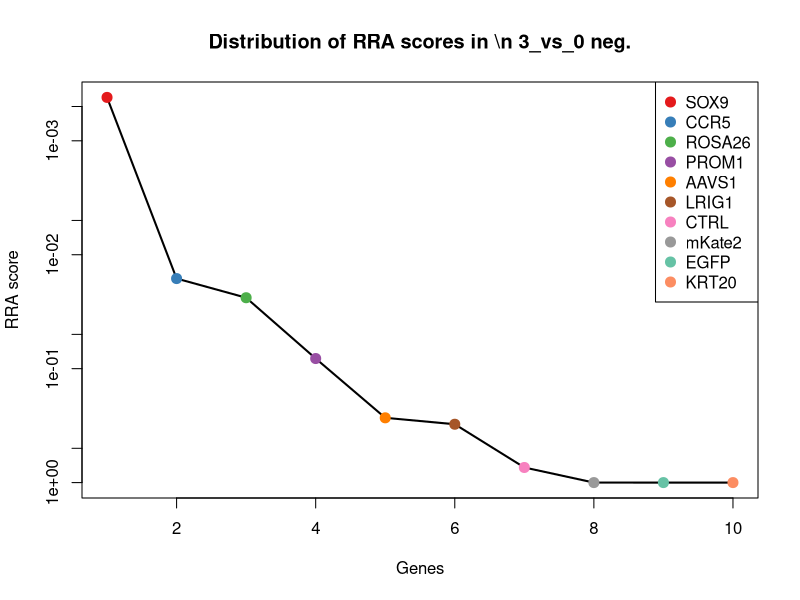
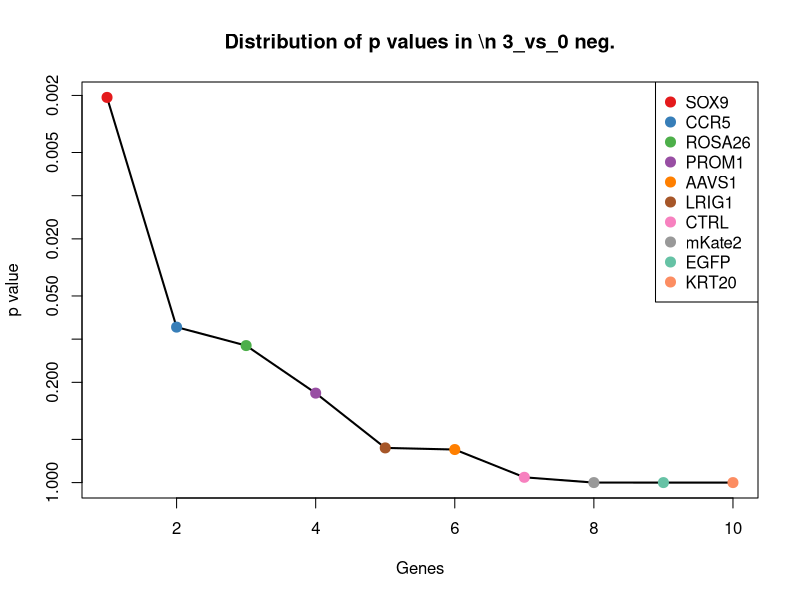
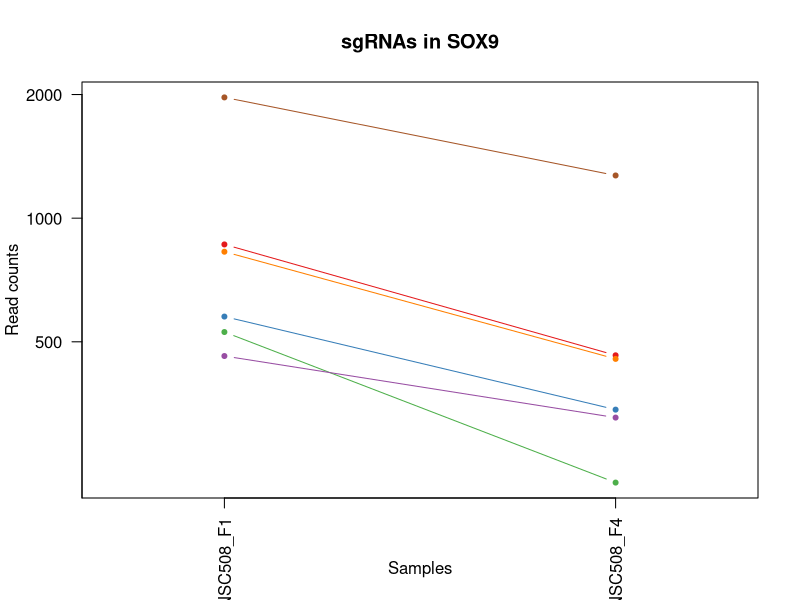
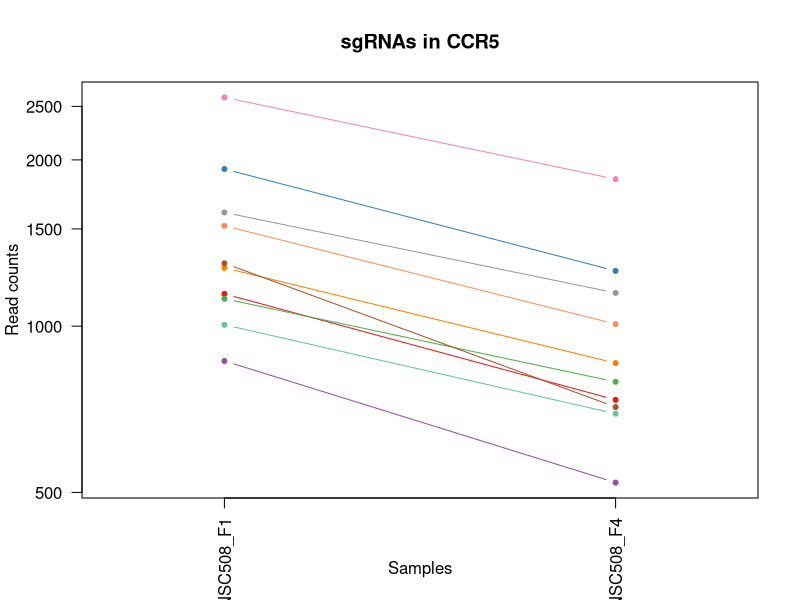
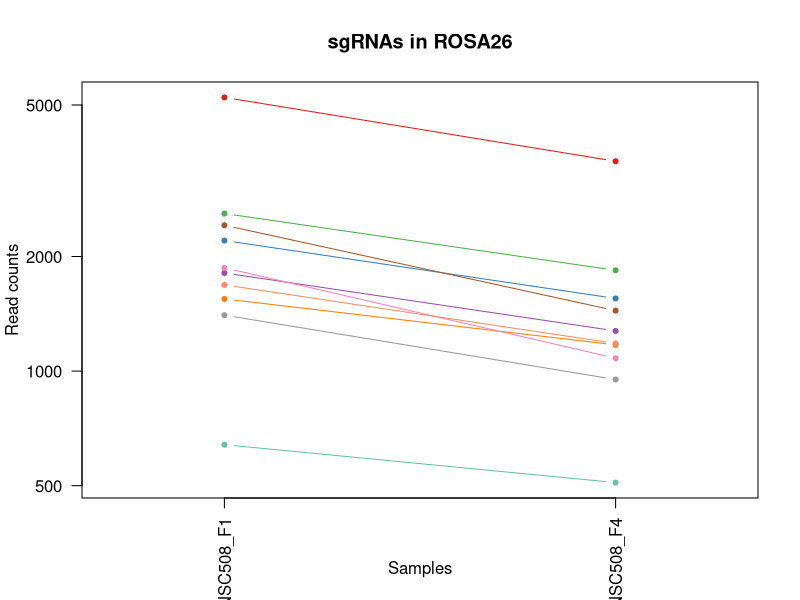
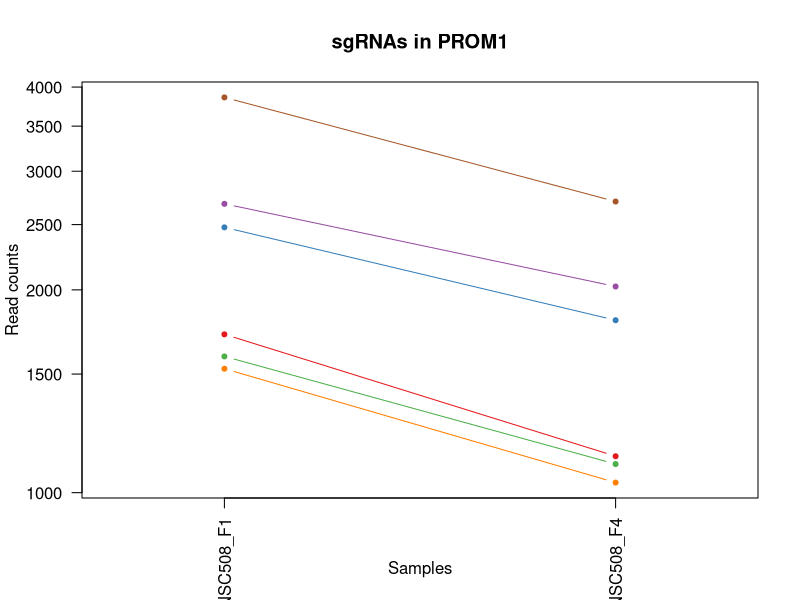
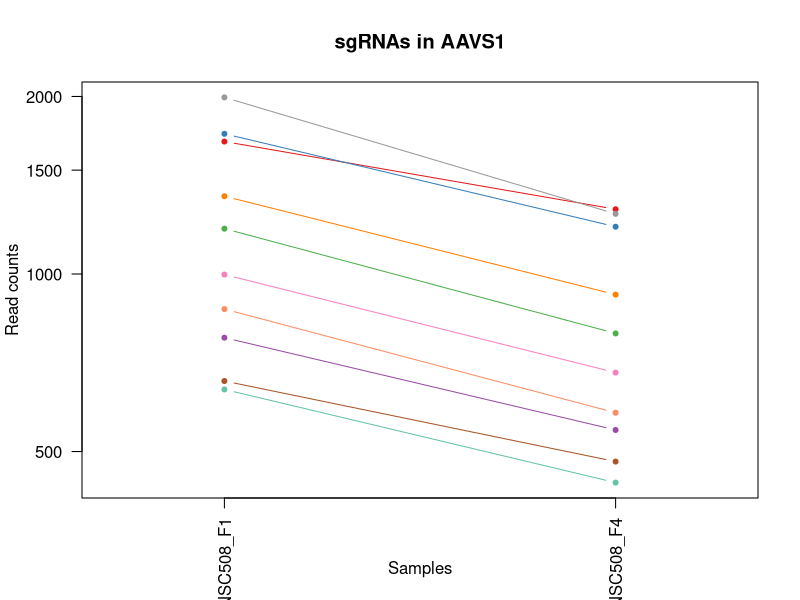
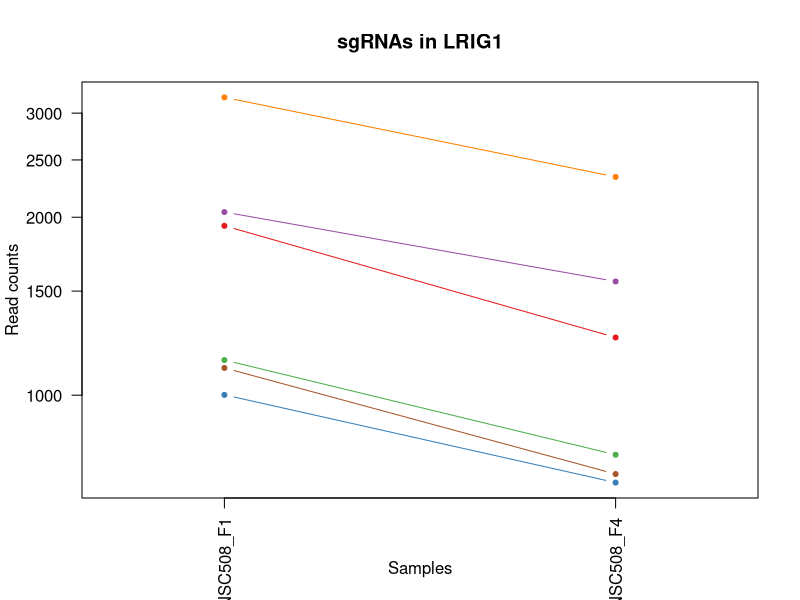

Write R code to recreate these figures, in order. (Note: this script raises an error after producing the figures.)
pdf(file='S8A_c0_t3.pdf',width=4.5,height=4.5);
gstable=read.table('S8A_c0_t3.gene_summary.txt',header=T)
# 
#
# parameters
# Do not modify the variables beginning with "__"

# gstablename='__GENE_SUMMARY_FILE__'
startindex=3
# outputfile='__OUTPUT_FILE__'
targetgenelist=c("SOX9","CCR5","ROSA26","PROM1","AAVS1","LRIG1","CTRL","mKate2","EGFP","KRT20")
# samplelabel=sub('.\\w+.\\w+$','',colnames(gstable)[startindex]);
samplelabel='3_vs_0 neg.'


# You need to write some codes in front of this code:
# gstable=read.table(gstablename,header=T)
# pdf(file=outputfile,width=6,height=6)


# set up color using RColorBrewer
#library(RColorBrewer)
#colors <- brewer.pal(length(targetgenelist), "Set1")

colors=c( "#E41A1C", "#377EB8", "#4DAF4A", "#984EA3", "#FF7F00",  "#A65628", "#F781BF",
          "#999999", "#66C2A5", "#FC8D62", "#8DA0CB", "#E78AC3", "#A6D854", "#FFD92F", "#E5C494", "#B3B3B3", 
          "#8DD3C7", "#FFFFB3", "#BEBADA", "#FB8072", "#80B1D3", "#FDB462", "#B3DE69", "#FCCDE5",
          "#D9D9D9", "#BC80BD", "#CCEBC5", "#FFED6F")

######
# function definition

plotrankedvalues<-function(val, tglist, ...){
  
  plot(val,log='y',ylim=c(max(val),min(val)),type='l',lwd=2, ...)
  if(length(tglist)>0){
    for(i in 1:length(tglist)){
      targetgene=tglist[i];
      tx=which(names(val)==targetgene);ty=val[targetgene];
      points(tx,ty,col=colors[(i %% length(colors)) ],cex=2,pch=20)
      # text(tx+50,ty,targetgene,col=colors[i])
    }
    legend('topright',tglist,pch=20,pt.cex = 2,cex=1,col=colors)
  }
}



plotrandvalues<-function(val,targetgenelist, ...){
  # choose the one with the best distance distribution
  
  mindiffvalue=0;
  randval=val;
  for(i in 1:20){
    randval0=sample(val)
    vindex=sort(which(names(randval0) %in% targetgenelist))
    if(max(vindex)>0.9*length(val)){
      # print('pass...')
      next;
    }
    mindiffind=min(diff(vindex));
    if (mindiffind > mindiffvalue){
      mindiffvalue=mindiffind;
      randval=randval0;
      # print(paste('Diff: ',mindiffvalue))
    }
  }
  plot(randval,log='y',ylim=c(max(randval),min(randval)),pch=20,col='grey', ...)
  
  if(length(targetgenelist)>0){
    for(i in 1:length(targetgenelist)){
      targetgene=targetgenelist[i];
      tx=which(names(randval)==targetgene);ty=randval[targetgene];
      points(tx,ty,col=colors[(i %% length(colors)) ],cex=2,pch=20)
      text(tx+50,ty,targetgene,col=colors[i])
    }
  }
  
}




# set.seed(1235)



pvec=gstable[,startindex]
names(pvec)=gstable[,'id']
pvec=sort(pvec);

plotrankedvalues(pvec,targetgenelist,xlab='Genes',ylab='RRA score',main=paste('Distribution of RRA scores in \\n',samplelabel))

# plotrandvalues(pvec,targetgenelist,xlab='Genes',ylab='RRA score',main=paste('Distribution of RRA scores in \\n',samplelabel))


pvec=gstable[,startindex+1]
names(pvec)=gstable[,'id']
pvec=sort(pvec);

plotrankedvalues(pvec,targetgenelist,xlab='Genes',ylab='p value',main=paste('Distribution of p values in \\n',samplelabel))

# plotrandvalues(pvec,targetgenelist,xlab='Genes',ylab='p value',main=paste('Distribution of p values in \\n',samplelabel))



# you need to write after this code:
# dev.off()






# parameters
# Do not modify the variables beginning with "__"
targetmat=list(c(862.0493757976374,462.5302567852563),c(574.9949073922577,340.8721743553874),c(527.152495991361,226.10039847815258),c(460.7047023790046,325.9518434913469),c(827.496523119212,453.3485147150775),c(1966.8546909257502,1269.375841202217))
targetgene="SOX9"
collabel=c("S57_MNSC508_F1","S60_MNSC508_F4")

# set up color using RColorBrewer
#library(RColorBrewer)
#colors <- brewer.pal(length(targetgenelist), "Set1")

colors=c( "#E41A1C", "#377EB8", "#4DAF4A", "#984EA3", "#FF7F00",  "#A65628", "#F781BF",
          "#999999", "#66C2A5", "#FC8D62", "#8DA0CB", "#E78AC3", "#A6D854", "#FFD92F", "#E5C494", "#B3B3B3", 
          "#8DD3C7", "#FFFFB3", "#BEBADA", "#FB8072", "#80B1D3", "#FDB462", "#B3DE69", "#FCCDE5",
          "#D9D9D9", "#BC80BD", "#CCEBC5", "#FFED6F")


## code

targetmatvec=unlist(targetmat)+1
yrange=range(targetmatvec[targetmatvec>0]);
# yrange[1]=1; # set the minimum value to 1
for(i in 1:length(targetmat)){
  vali=targetmat[[i]]+1;
  if(i==1){
    plot(1:length(vali),vali,type='b',las=1,pch=20,main=paste('sgRNAs in',targetgene),ylab='Read counts',xlab='Samples',xlim=c(0.7,length(vali)+0.3),ylim = yrange,col=colors[(i %% length(colors))],xaxt='n',log='y')
    axis(1,at=1:length(vali),labels=(collabel),las=2)
    # lines(0:100,rep(1,101),col='black');
  }else{
    lines(1:length(vali),vali,type='b',pch=20,col=colors[(i %% length(colors))])
  }
}




# parameters
# Do not modify the variables beginning with "__"
targetmat=list(c(1142.9020501325306,734.5393656143028),c(1924.328103013842,1257.8986636144937),c(1119.8668150135804,791.9252535529203),c(863.8213169606336,519.9161447238737),c(1274.0256961942473,856.1974480441718),c(1298.8328724761936,712.7327281976283),c(2594.121862626395,1844.3824383471635),c(1605.3786936745314,1147.7177587723481),c(1004.6906394188292,693.2215262984982),c(1518.553576687719,1007.6961922021217))
targetgene="CCR5"
collabel=c("S57_MNSC508_F1","S60_MNSC508_F4")

# set up color using RColorBrewer
#library(RColorBrewer)
#colors <- brewer.pal(length(targetgenelist), "Set1")

colors=c( "#E41A1C", "#377EB8", "#4DAF4A", "#984EA3", "#FF7F00",  "#A65628", "#F781BF",
          "#999999", "#66C2A5", "#FC8D62", "#8DA0CB", "#E78AC3", "#A6D854", "#FFD92F", "#E5C494", "#B3B3B3", 
          "#8DD3C7", "#FFFFB3", "#BEBADA", "#FB8072", "#80B1D3", "#FDB462", "#B3DE69", "#FCCDE5",
          "#D9D9D9", "#BC80BD", "#CCEBC5", "#FFED6F")


## code

targetmatvec=unlist(targetmat)+1
yrange=range(targetmatvec[targetmatvec>0]);
# yrange[1]=1; # set the minimum value to 1
for(i in 1:length(targetmat)){
  vali=targetmat[[i]]+1;
  if(i==1){
    plot(1:length(vali),vali,type='b',las=1,pch=20,main=paste('sgRNAs in',targetgene),ylab='Read counts',xlab='Samples',xlim=c(0.7,length(vali)+0.3),ylim = yrange,col=colors[(i %% length(colors))],xaxt='n',log='y')
    axis(1,at=1:length(vali),labels=(collabel),las=2)
    # lines(0:100,rep(1,101),col='black');
  }else{
    lines(1:length(vali),vali,type='b',pch=20,col=colors[(i %% length(colors))])
  }
}




# parameters
# Do not modify the variables beginning with "__"
targetmat=list(c(5234.3141954906905,3556.777334435507),c(2201.636895022743,1550.5666921014424),c(2592.349921463399,1838.6438495533018),c(1809.151927419091,1273.9667122373064),c(1546.0186647141595,1170.6721139477952),c(2415.1558051637817,1440.3857872592969),c(1866.7400152164666,1080.0024110047796),c(1401.6054599299716,949.162586504732),c(639.6707598416178,508.4389671361502),c(1683.3441048463628,1181.0015737767462))
targetgene="ROSA26"
collabel=c("S57_MNSC508_F1","S60_MNSC508_F4")

# set up color using RColorBrewer
#library(RColorBrewer)
#colors <- brewer.pal(length(targetgenelist), "Set1")

colors=c( "#E41A1C", "#377EB8", "#4DAF4A", "#984EA3", "#FF7F00",  "#A65628", "#F781BF",
          "#999999", "#66C2A5", "#FC8D62", "#8DA0CB", "#E78AC3", "#A6D854", "#FFD92F", "#E5C494", "#B3B3B3", 
          "#8DD3C7", "#FFFFB3", "#BEBADA", "#FB8072", "#80B1D3", "#FDB462", "#B3DE69", "#FCCDE5",
          "#D9D9D9", "#BC80BD", "#CCEBC5", "#FFED6F")


## code

targetmatvec=unlist(targetmat)+1
yrange=range(targetmatvec[targetmatvec>0]);
# yrange[1]=1; # set the minimum value to 1
for(i in 1:length(targetmat)){
  vali=targetmat[[i]]+1;
  if(i==1){
    plot(1:length(vali),vali,type='b',las=1,pch=20,main=paste('sgRNAs in',targetgene),ylab='Read counts',xlab='Samples',xlim=c(0.7,length(vali)+0.3),ylim = yrange,col=colors[(i %% length(colors))],xaxt='n',log='y')
    axis(1,at=1:length(vali),labels=(collabel),las=2)
    # lines(0:100,rep(1,101),col='black');
  }else{
    lines(1:length(vali),vali,type='b',pch=20,col=colors[(i %% length(colors))])
  }
}




# parameters
# Do not modify the variables beginning with "__"
targetmat=list(c(1717.0109869432902,1131.6497101495354),c(2475.4018047056516,1801.9168812725866),c(1592.08913495206,1101.8090484214542),c(2682.7189207762035,2022.2786909568774),c(1526.5273119212018,1034.0937006538857),c(3860.1738235871594,2704.0230396676525))
targetgene="PROM1"
collabel=c("S57_MNSC508_F1","S60_MNSC508_F4")

# set up color using RColorBrewer
#library(RColorBrewer)
#colors <- brewer.pal(length(targetgenelist), "Set1")

colors=c( "#E41A1C", "#377EB8", "#4DAF4A", "#984EA3", "#FF7F00",  "#A65628", "#F781BF",
          "#999999", "#66C2A5", "#FC8D62", "#8DA0CB", "#E78AC3", "#A6D854", "#FFD92F", "#E5C494", "#B3B3B3", 
          "#8DD3C7", "#FFFFB3", "#BEBADA", "#FB8072", "#80B1D3", "#FDB462", "#B3DE69", "#FCCDE5",
          "#D9D9D9", "#BC80BD", "#CCEBC5", "#FFED6F")


## code

targetmatvec=unlist(targetmat)+1
yrange=range(targetmatvec[targetmatvec>0]);
# yrange[1]=1; # set the minimum value to 1
for(i in 1:length(targetmat)){
  vali=targetmat[[i]]+1;
  if(i==1){
    plot(1:length(vali),vali,type='b',las=1,pch=20,main=paste('sgRNAs in',targetgene),ylab='Read counts',xlab='Samples',xlim=c(0.7,length(vali)+0.3),ylim = yrange,col=colors[(i %% length(colors))],xaxt='n',log='y')
    axis(1,at=1:length(vali),labels=(collabel),las=2)
    # lines(0:100,rep(1,101),col='black');
  }else{
    lines(1:length(vali),vali,type='b',pch=20,col=colors[(i %% length(colors))])
  }
}




# parameters
# Do not modify the variables beginning with "__"
targetmat=list(c(1676.2563401943783,1286.5916075838022),c(1727.6426339212671,1201.6604934346485),c(1192.5164026964235,791.9252535529203),c(778.7681411368173,542.8704998993206),c(1353.763048529075,921.6173602941956),c(657.3901714715796,479.74602316684155),c(996.7169041853464,679.44891319323),c(1991.6618672076968,1263.6372524083554),c(636.1268775156256,441.871337127354),c(870.9090816126183,580.7451859388082))
targetgene="AAVS1"
collabel=c("S57_MNSC508_F1","S60_MNSC508_F4")

# set up color using RColorBrewer
#library(RColorBrewer)
#colors <- brewer.pal(length(targetgenelist), "Set1")

colors=c( "#E41A1C", "#377EB8", "#4DAF4A", "#984EA3", "#FF7F00",  "#A65628", "#F781BF",
          "#999999", "#66C2A5", "#FC8D62", "#8DA0CB", "#E78AC3", "#A6D854", "#FFD92F", "#E5C494", "#B3B3B3", 
          "#8DD3C7", "#FFFFB3", "#BEBADA", "#FB8072", "#80B1D3", "#FDB462", "#B3DE69", "#FCCDE5",
          "#D9D9D9", "#BC80BD", "#CCEBC5", "#FFED6F")


## code

targetmatvec=unlist(targetmat)+1
yrange=range(targetmatvec[targetmatvec>0]);
# yrange[1]=1; # set the minimum value to 1
for(i in 1:length(targetmat)){
  vali=targetmat[[i]]+1;
  if(i==1){
    plot(1:length(vali),vali,type='b',las=1,pch=20,main=paste('sgRNAs in',targetgene),ylab='Read counts',xlab='Samples',xlim=c(0.7,length(vali)+0.3),ylim = yrange,col=colors[(i %% length(colors))],xaxt='n',log='y')
    axis(1,at=1:length(vali),labels=(collabel),las=2)
    # lines(0:100,rep(1,101),col='black');
  }else{
    lines(1:length(vali),vali,type='b',pch=20,col=colors[(i %% length(colors))])
  }
}




# parameters
# Do not modify the variables beginning with "__"
targetmat=list(c(1933.187808828823,1251.0123570618596),c(1000.2607865113388,710.4372926800835),c(1145.5599618770248,791.9252535529203),c(2039.5042786085933,1556.3052808953041),c(3188.6081228116104,2339.0487923780456),c(1111.0071091985994,734.5393656143028))
targetgene="LRIG1"
collabel=c("S57_MNSC508_F1","S60_MNSC508_F4")

# set up color using RColorBrewer
#library(RColorBrewer)
#colors <- brewer.pal(length(targetgenelist), "Set1")

colors=c( "#E41A1C", "#377EB8", "#4DAF4A", "#984EA3", "#FF7F00",  "#A65628", "#F781BF",
          "#999999", "#66C2A5", "#FC8D62", "#8DA0CB", "#E78AC3", "#A6D854", "#FFD92F", "#E5C494", "#B3B3B3", 
          "#8DD3C7", "#FFFFB3", "#BEBADA", "#FB8072", "#80B1D3", "#FDB462", "#B3DE69", "#FCCDE5",
          "#D9D9D9", "#BC80BD", "#CCEBC5", "#FFED6F")


## code

targetmatvec=unlist(targetmat)+1
yrange=range(targetmatvec[targetmatvec>0]);
# yrange[1]=1; # set the minimum value to 1
for(i in 1:length(targetmat)){
  vali=targetmat[[i]]+1;
  if(i==1){
    plot(1:length(vali),vali,type='b',las=1,pch=20,main=paste('sgRNAs in',targetgene),ylab='Read counts',xlab='Samples',xlim=c(0.7,length(vali)+0.3),ylim = yrange,col=colors[(i %% length(colors))],xaxt='n',log='y')
    axis(1,at=1:length(vali),labels=(collabel),las=2)
    # lines(0:100,rep(1,101),col='black');
  }else{
    lines(1:length(vali),vali,type='b',pch=20,col=colors[(i %% length(colors))])
  }
}




# parameters
# Do not modify the variables beginning with "__"
targetmat=list(c(1470.7111652868223,1093.7750241100478),c(1504.3780473837496,1039.8322894477474),c(4643.371817631467,3157.3715543827298),c(754.846935436369,561.2339840396783),c(1616.0103406525084,1166.0812429127056),c(2778.403743577997,2137.0504668341123),c(1801.1781921856082,1345.1252132811921),c(1646.1333404234433,1221.1716953337784),c(1572.597782159102,1230.3534374039573),c(2460.340304820184,1943.0861656015854))
targetgene="CTRL"
collabel=c("S57_MNSC508_F1","S60_MNSC508_F4")

# set up color using RColorBrewer
#library(RColorBrewer)
#colors <- brewer.pal(length(targetgenelist), "Set1")

colors=c( "#E41A1C", "#377EB8", "#4DAF4A", "#984EA3", "#FF7F00",  "#A65628", "#F781BF",
          "#999999", "#66C2A5", "#FC8D62", "#8DA0CB", "#E78AC3", "#A6D854", "#FFD92F", "#E5C494", "#B3B3B3", 
          "#8DD3C7", "#FFFFB3", "#BEBADA", "#FB8072", "#80B1D3", "#FDB462", "#B3DE69", "#FCCDE5",
          "#D9D9D9", "#BC80BD", "#CCEBC5", "#FFED6F")


## code

targetmatvec=unlist(targetmat)+1
yrange=range(targetmatvec[targetmatvec>0]);
# yrange[1]=1; # set the minimum value to 1
for(i in 1:length(targetmat)){
  vali=targetmat[[i]]+1;
  if(i==1){
    plot(1:length(vali),vali,type='b',las=1,pch=20,main=paste('sgRNAs in',targetgene),ylab='Read counts',xlab='Samples',xlim=c(0.7,length(vali)+0.3),ylim = yrange,col=colors[(i %% length(colors))],xaxt='n',log='y')
    axis(1,at=1:length(vali),labels=(collabel),las=2)
    # lines(0:100,rep(1,101),col='black');
  }else{
    lines(1:length(vali),vali,type='b',pch=20,col=colors[(i %% length(colors))])
  }
}




# parameters
# Do not modify the variables beginning with "__"
targetmat=list(c(1011.7784040708138,927.3559490880573),c(1078.2261976831703,1117.8770970442672),c(1008.2345217448216,1069.6729511758285),c(1146.445932458523,980.1509659915853),c(864.7072875421317,871.1177789082122),c(1577.9136056480907,1605.6571445225152))
targetgene="mKate2"
collabel=c("S57_MNSC508_F1","S60_MNSC508_F4")

# set up color using RColorBrewer
#library(RColorBrewer)
#colors <- brewer.pal(length(targetgenelist), "Set1")

colors=c( "#E41A1C", "#377EB8", "#4DAF4A", "#984EA3", "#FF7F00",  "#A65628", "#F781BF",
          "#999999", "#66C2A5", "#FC8D62", "#8DA0CB", "#E78AC3", "#A6D854", "#FFD92F", "#E5C494", "#B3B3B3", 
          "#8DD3C7", "#FFFFB3", "#BEBADA", "#FB8072", "#80B1D3", "#FDB462", "#B3DE69", "#FCCDE5",
          "#D9D9D9", "#BC80BD", "#CCEBC5", "#FFED6F")


## code

targetmatvec=unlist(targetmat)+1
yrange=range(targetmatvec[targetmatvec>0]);
# yrange[1]=1; # set the minimum value to 1
for(i in 1:length(targetmat)){
  vali=targetmat[[i]]+1;
  if(i==1){
    plot(1:length(vali),vali,type='b',las=1,pch=20,main=paste('sgRNAs in',targetgene),ylab='Read counts',xlab='Samples',xlim=c(0.7,length(vali)+0.3),ylim = yrange,col=colors[(i %% length(colors))],xaxt='n',log='y')
    axis(1,at=1:length(vali),labels=(collabel),las=2)
    # lines(0:100,rep(1,101),col='black');
  }else{
    lines(1:length(vali),vali,type='b',pch=20,col=colors[(i %% length(colors))])
  }
}




# parameters
# Do not modify the variables beginning with "__"
targetmat=list(c(253.3875863084525,3243.450386290656),c(287.94043898687784,4241.964836422599),c(190.48367502208842,2593.842134825507),c(169.22038106613437,2287.40149323329),c(246.29982165646783,3621.0495289267583),c(842.5580230046795,3787.4686039487488))
targetgene="EGFP"
collabel=c("S57_MNSC508_F1","S60_MNSC508_F4")

# set up color using RColorBrewer
#library(RColorBrewer)
#colors <- brewer.pal(length(targetgenelist), "Set1")

colors=c( "#E41A1C", "#377EB8", "#4DAF4A", "#984EA3", "#FF7F00",  "#A65628", "#F781BF",
          "#999999", "#66C2A5", "#FC8D62", "#8DA0CB", "#E78AC3", "#A6D854", "#FFD92F", "#E5C494", "#B3B3B3", 
          "#8DD3C7", "#FFFFB3", "#BEBADA", "#FB8072", "#80B1D3", "#FDB462", "#B3DE69", "#FCCDE5",
          "#D9D9D9", "#BC80BD", "#CCEBC5", "#FFED6F")


## code

targetmatvec=unlist(targetmat)+1
yrange=range(targetmatvec[targetmatvec>0]);
# yrange[1]=1; # set the minimum value to 1
for(i in 1:length(targetmat)){
  vali=targetmat[[i]]+1;
  if(i==1){
    plot(1:length(vali),vali,type='b',las=1,pch=20,main=paste('sgRNAs in',targetgene),ylab='Read counts',xlab='Samples',xlim=c(0.7,length(vali)+0.3),ylim = yrange,col=colors[(i %% length(colors))],xaxt='n',log='y')
    axis(1,at=1:length(vali),labels=(collabel),las=2)
    # lines(0:100,rep(1,101),col='black');
  }else{
    lines(1:length(vali),vali,type='b',pch=20,col=colors[(i %% length(colors))])
  }
}




# parameters
# Do not modify the variables beginning with "__"
targetmat=list(c(411.9763203966099,2075.0737078604056),c(380.0813794626788,3078.179029027438),c(435.0115555155601,2397.5823980754353),c(166.56246932164012,1137.388298943397),c(551.0737016918093,4059.4777127777957),c(318.0634387578128,1744.5309933339693))
targetgene="KRT20"
collabel=c("S57_MNSC508_F1","S60_MNSC508_F4")

# set up color using RColorBrewer
#library(RColorBrewer)
#colors <- brewer.pal(length(targetgenelist), "Set1")

colors=c( "#E41A1C", "#377EB8", "#4DAF4A", "#984EA3", "#FF7F00",  "#A65628", "#F781BF",
          "#999999", "#66C2A5", "#FC8D62", "#8DA0CB", "#E78AC3", "#A6D854", "#FFD92F", "#E5C494", "#B3B3B3", 
          "#8DD3C7", "#FFFFB3", "#BEBADA", "#FB8072", "#80B1D3", "#FDB462", "#B3DE69", "#FCCDE5",
          "#D9D9D9", "#BC80BD", "#CCEBC5", "#FFED6F")


## code

targetmatvec=unlist(targetmat)+1
yrange=range(targetmatvec[targetmatvec>0]);
# yrange[1]=1; # set the minimum value to 1
for(i in 1:length(targetmat)){
  vali=targetmat[[i]]+1;
  if(i==1){
    plot(1:length(vali),vali,type='b',las=1,pch=20,main=paste('sgRNAs in',targetgene),ylab='Read counts',xlab='Samples',xlim=c(0.7,length(vali)+0.3),ylim = yrange,col=colors[(i %% length(colors))],xaxt='n',log='y')
    axis(1,at=1:length(vali),labels=(collabel),las=2)
    # lines(0:100,rep(1,101),col='black');
  }else{
    lines(1:length(vali),vali,type='b',pch=20,col=colors[(i %% length(colors))])
  }
}



# 
#
# parameters
# Do not modify the variables beginning with "__"

# gstablename='__GENE_SUMMARY_FILE__'
startindex=9
# outputfile='__OUTPUT_FILE__'
targetgenelist=c("EGFP","KRT20","mKate2","SOX9","LRIG1","ROSA26","CTRL","AAVS1","PROM1","CCR5")
# samplelabel=sub('.\\w+.\\w+$','',colnames(gstable)[startindex]);
samplelabel='3_vs_0 pos.'


# You need to write some codes in front of this code:
# gstable=read.table(gstablename,header=T)
# pdf(file=outputfile,width=6,height=6)


# set up color using RColorBrewer
#library(RColorBrewer)
#colors <- brewer.pal(length(targetgenelist), "Set1")

colors=c( "#E41A1C", "#377EB8", "#4DAF4A", "#984EA3", "#FF7F00",  "#A65628", "#F781BF",
          "#999999", "#66C2A5", "#FC8D62", "#8DA0CB", "#E78AC3", "#A6D854", "#FFD92F", "#E5C494", "#B3B3B3", 
          "#8DD3C7", "#FFFFB3", "#BEBADA", "#FB8072", "#80B1D3", "#FDB462", "#B3DE69", "#FCCDE5",
          "#D9D9D9", "#BC80BD", "#CCEBC5", "#FFED6F")

######
# function definition

plotrankedvalues<-function(val, tglist, ...){
  
  plot(val,log='y',ylim=c(max(val),min(val)),type='l',lwd=2, ...)
  if(length(tglist)>0){
    for(i in 1:length(tglist)){
      targetgene=tglist[i];
      tx=which(names(val)==targetgene);ty=val[targetgene];
      points(tx,ty,col=colors[(i %% length(colors)) ],cex=2,pch=20)
      # text(tx+50,ty,targetgene,col=colors[i])
    }
    legend('topright',tglist,pch=20,pt.cex = 2,cex=1,col=colors)
  }
}



plotrandvalues<-function(val,targetgenelist, ...){
  # choose the one with the best distance distribution
  
  mindiffvalue=0;
  randval=val;
  for(i in 1:20){
    randval0=sample(val)
    vindex=sort(which(names(randval0) %in% targetgenelist))
    if(max(vindex)>0.9*length(val)){
      # print('pass...')
      next;
    }
    mindiffind=min(diff(vindex));
    if (mindiffind > mindiffvalue){
      mindiffvalue=mindiffind;
      randval=randval0;
      # print(paste('Diff: ',mindiffvalue))
    }
  }
  plot(randval,log='y',ylim=c(max(randval),min(randval)),pch=20,col='grey', ...)
  
  if(length(targetgenelist)>0){
    for(i in 1:length(targetgenelist)){
      targetgene=targetgenelist[i];
      tx=which(names(randval)==targetgene);ty=randval[targetgene];
      points(tx,ty,col=colors[(i %% length(colors)) ],cex=2,pch=20)
      text(tx+50,ty,targetgene,col=colors[i])
    }
  }
  
}




# set.seed(1235)



pvec=gstable[,startindex]
names(pvec)=gstable[,'id']
pvec=sort(pvec);

plotrankedvalues(pvec,targetgenelist,xlab='Genes',ylab='RRA score',main=paste('Distribution of RRA scores in \\n',samplelabel))

# plotrandvalues(pvec,targetgenelist,xlab='Genes',ylab='RRA score',main=paste('Distribution of RRA scores in \\n',samplelabel))


pvec=gstable[,startindex+1]
names(pvec)=gstable[,'id']
pvec=sort(pvec);

plotrankedvalues(pvec,targetgenelist,xlab='Genes',ylab='p value',main=paste('Distribution of p values in \\n',samplelabel))

# plotrandvalues(pvec,targetgenelist,xlab='Genes',ylab='p value',main=paste('Distribution of p values in \\n',samplelabel))



# you need to write after this code:
# dev.off()






# parameters
# Do not modify the variables beginning with "__"
targetmat=list(c(253.3875863084525,3243.450386290656),c(287.94043898687784,4241.964836422599),c(190.48367502208842,2593.842134825507),c(169.22038106613437,2287.40149323329),c(246.29982165646783,3621.0495289267583),c(842.5580230046795,3787.4686039487488))
targetgene="EGFP"
collabel=c("S57_MNSC508_F1","S60_MNSC508_F4")

# set up color using RColorBrewer
#library(RColorBrewer)
#colors <- brewer.pal(length(targetgenelist), "Set1")

colors=c( "#E41A1C", "#377EB8", "#4DAF4A", "#984EA3", "#FF7F00",  "#A65628", "#F781BF",
          "#999999", "#66C2A5", "#FC8D62", "#8DA0CB", "#E78AC3", "#A6D854", "#FFD92F", "#E5C494", "#B3B3B3", 
          "#8DD3C7", "#FFFFB3", "#BEBADA", "#FB8072", "#80B1D3", "#FDB462", "#B3DE69", "#FCCDE5",
          "#D9D9D9", "#BC80BD", "#CCEBC5", "#FFED6F")


## code

targetmatvec=unlist(targetmat)+1
yrange=range(targetmatvec[targetmatvec>0]);
# yrange[1]=1; # set the minimum value to 1
for(i in 1:length(targetmat)){
  vali=targetmat[[i]]+1;
  if(i==1){
    plot(1:length(vali),vali,type='b',las=1,pch=20,main=paste('sgRNAs in',targetgene),ylab='Read counts',xlab='Samples',xlim=c(0.7,length(vali)+0.3),ylim = yrange,col=colors[(i %% length(colors))],xaxt='n',log='y')
    axis(1,at=1:length(vali),labels=(collabel),las=2)
    # lines(0:100,rep(1,101),col='black');
  }else{
    lines(1:length(vali),vali,type='b',pch=20,col=colors[(i %% length(colors))])
  }
}




# parameters
# Do not modify the variables beginning with "__"
targetmat=list(c(411.9763203966099,2075.0737078604056),c(380.0813794626788,3078.179029027438),c(435.0115555155601,2397.5823980754353),c(166.56246932164012,1137.388298943397),c(551.0737016918093,4059.4777127777957),c(318.0634387578128,1744.5309933339693))
targetgene="KRT20"
collabel=c("S57_MNSC508_F1","S60_MNSC508_F4")

# set up color using RColorBrewer
#library(RColorBrewer)
#colors <- brewer.pal(length(targetgenelist), "Set1")

colors=c( "#E41A1C", "#377EB8", "#4DAF4A", "#984EA3", "#FF7F00",  "#A65628", "#F781BF",
          "#999999", "#66C2A5", "#FC8D62", "#8DA0CB", "#E78AC3", "#A6D854", "#FFD92F", "#E5C494", "#B3B3B3", 
          "#8DD3C7", "#FFFFB3", "#BEBADA", "#FB8072", "#80B1D3", "#FDB462", "#B3DE69", "#FCCDE5",
          "#D9D9D9", "#BC80BD", "#CCEBC5", "#FFED6F")


## code

targetmatvec=unlist(targetmat)+1
yrange=range(targetmatvec[targetmatvec>0]);
# yrange[1]=1; # set the minimum value to 1
for(i in 1:length(targetmat)){
  vali=targetmat[[i]]+1;
  if(i==1){
    plot(1:length(vali),vali,type='b',las=1,pch=20,main=paste('sgRNAs in',targetgene),ylab='Read counts',xlab='Samples',xlim=c(0.7,length(vali)+0.3),ylim = yrange,col=colors[(i %% length(colors))],xaxt='n',log='y')
    axis(1,at=1:length(vali),labels=(collabel),las=2)
    # lines(0:100,rep(1,101),col='black');
  }else{
    lines(1:length(vali),vali,type='b',pch=20,col=colors[(i %% length(colors))])
  }
}




# parameters
# Do not modify the variables beginning with "__"
targetmat=list(c(1011.7784040708138,927.3559490880573),c(1078.2261976831703,1117.8770970442672),c(1008.2345217448216,1069.6729511758285),c(1146.445932458523,980.1509659915853),c(864.7072875421317,871.1177789082122),c(1577.9136056480907,1605.6571445225152))
targetgene="mKate2"
collabel=c("S57_MNSC508_F1","S60_MNSC508_F4")

# set up color using RColorBrewer
#library(RColorBrewer)
#colors <- brewer.pal(length(targetgenelist), "Set1")

colors=c( "#E41A1C", "#377EB8", "#4DAF4A", "#984EA3", "#FF7F00",  "#A65628", "#F781BF",
          "#999999", "#66C2A5", "#FC8D62", "#8DA0CB", "#E78AC3", "#A6D854", "#FFD92F", "#E5C494", "#B3B3B3", 
          "#8DD3C7", "#FFFFB3", "#BEBADA", "#FB8072", "#80B1D3", "#FDB462", "#B3DE69", "#FCCDE5",
          "#D9D9D9", "#BC80BD", "#CCEBC5", "#FFED6F")


## code

targetmatvec=unlist(targetmat)+1
yrange=range(targetmatvec[targetmatvec>0]);
# yrange[1]=1; # set the minimum value to 1
for(i in 1:length(targetmat)){
  vali=targetmat[[i]]+1;
  if(i==1){
    plot(1:length(vali),vali,type='b',las=1,pch=20,main=paste('sgRNAs in',targetgene),ylab='Read counts',xlab='Samples',xlim=c(0.7,length(vali)+0.3),ylim = yrange,col=colors[(i %% length(colors))],xaxt='n',log='y')
    axis(1,at=1:length(vali),labels=(collabel),las=2)
    # lines(0:100,rep(1,101),col='black');
  }else{
    lines(1:length(vali),vali,type='b',pch=20,col=colors[(i %% length(colors))])
  }
}




# parameters
# Do not modify the variables beginning with "__"
targetmat=list(c(862.0493757976374,462.5302567852563),c(574.9949073922577,340.8721743553874),c(527.152495991361,226.10039847815258),c(460.7047023790046,325.9518434913469),c(827.496523119212,453.3485147150775),c(1966.8546909257502,1269.375841202217))
targetgene="SOX9"
collabel=c("S57_MNSC508_F1","S60_MNSC508_F4")

# set up color using RColorBrewer
#library(RColorBrewer)
#colors <- brewer.pal(length(targetgenelist), "Set1")

colors=c( "#E41A1C", "#377EB8", "#4DAF4A", "#984EA3", "#FF7F00",  "#A65628", "#F781BF",
          "#999999", "#66C2A5", "#FC8D62", "#8DA0CB", "#E78AC3", "#A6D854", "#FFD92F", "#E5C494", "#B3B3B3", 
          "#8DD3C7", "#FFFFB3", "#BEBADA", "#FB8072", "#80B1D3", "#FDB462", "#B3DE69", "#FCCDE5",
          "#D9D9D9", "#BC80BD", "#CCEBC5", "#FFED6F")


## code

targetmatvec=unlist(targetmat)+1
yrange=range(targetmatvec[targetmatvec>0]);
# yrange[1]=1; # set the minimum value to 1
for(i in 1:length(targetmat)){
  vali=targetmat[[i]]+1;
  if(i==1){
    plot(1:length(vali),vali,type='b',las=1,pch=20,main=paste('sgRNAs in',targetgene),ylab='Read counts',xlab='Samples',xlim=c(0.7,length(vali)+0.3),ylim = yrange,col=colors[(i %% length(colors))],xaxt='n',log='y')
    axis(1,at=1:length(vali),labels=(collabel),las=2)
    # lines(0:100,rep(1,101),col='black');
  }else{
    lines(1:length(vali),vali,type='b',pch=20,col=colors[(i %% length(colors))])
  }
}




# parameters
# Do not modify the variables beginning with "__"
targetmat=list(c(1933.187808828823,1251.0123570618596),c(1000.2607865113388,710.4372926800835),c(1145.5599618770248,791.9252535529203),c(2039.5042786085933,1556.3052808953041),c(3188.6081228116104,2339.0487923780456),c(1111.0071091985994,734.5393656143028))
targetgene="LRIG1"
collabel=c("S57_MNSC508_F1","S60_MNSC508_F4")

# set up color using RColorBrewer
#library(RColorBrewer)
#colors <- brewer.pal(length(targetgenelist), "Set1")

colors=c( "#E41A1C", "#377EB8", "#4DAF4A", "#984EA3", "#FF7F00",  "#A65628", "#F781BF",
          "#999999", "#66C2A5", "#FC8D62", "#8DA0CB", "#E78AC3", "#A6D854", "#FFD92F", "#E5C494", "#B3B3B3", 
          "#8DD3C7", "#FFFFB3", "#BEBADA", "#FB8072", "#80B1D3", "#FDB462", "#B3DE69", "#FCCDE5",
          "#D9D9D9", "#BC80BD", "#CCEBC5", "#FFED6F")


## code

targetmatvec=unlist(targetmat)+1
yrange=range(targetmatvec[targetmatvec>0]);
# yrange[1]=1; # set the minimum value to 1
for(i in 1:length(targetmat)){
  vali=targetmat[[i]]+1;
  if(i==1){
    plot(1:length(vali),vali,type='b',las=1,pch=20,main=paste('sgRNAs in',targetgene),ylab='Read counts',xlab='Samples',xlim=c(0.7,length(vali)+0.3),ylim = yrange,col=colors[(i %% length(colors))],xaxt='n',log='y')
    axis(1,at=1:length(vali),labels=(collabel),las=2)
    # lines(0:100,rep(1,101),col='black');
  }else{
    lines(1:length(vali),vali,type='b',pch=20,col=colors[(i %% length(colors))])
  }
}




# parameters
# Do not modify the variables beginning with "__"
targetmat=list(c(5234.3141954906905,3556.777334435507),c(2201.636895022743,1550.5666921014424),c(2592.349921463399,1838.6438495533018),c(1809.151927419091,1273.9667122373064),c(1546.0186647141595,1170.6721139477952),c(2415.1558051637817,1440.3857872592969),c(1866.7400152164666,1080.0024110047796),c(1401.6054599299716,949.162586504732),c(639.6707598416178,508.4389671361502),c(1683.3441048463628,1181.0015737767462))
targetgene="ROSA26"
collabel=c("S57_MNSC508_F1","S60_MNSC508_F4")

# set up color using RColorBrewer
#library(RColorBrewer)
#colors <- brewer.pal(length(targetgenelist), "Set1")

colors=c( "#E41A1C", "#377EB8", "#4DAF4A", "#984EA3", "#FF7F00",  "#A65628", "#F781BF",
          "#999999", "#66C2A5", "#FC8D62", "#8DA0CB", "#E78AC3", "#A6D854", "#FFD92F", "#E5C494", "#B3B3B3", 
          "#8DD3C7", "#FFFFB3", "#BEBADA", "#FB8072", "#80B1D3", "#FDB462", "#B3DE69", "#FCCDE5",
          "#D9D9D9", "#BC80BD", "#CCEBC5", "#FFED6F")


## code

targetmatvec=unlist(targetmat)+1
yrange=range(targetmatvec[targetmatvec>0]);
# yrange[1]=1; # set the minimum value to 1
for(i in 1:length(targetmat)){
  vali=targetmat[[i]]+1;
  if(i==1){
    plot(1:length(vali),vali,type='b',las=1,pch=20,main=paste('sgRNAs in',targetgene),ylab='Read counts',xlab='Samples',xlim=c(0.7,length(vali)+0.3),ylim = yrange,col=colors[(i %% length(colors))],xaxt='n',log='y')
    axis(1,at=1:length(vali),labels=(collabel),las=2)
    # lines(0:100,rep(1,101),col='black');
  }else{
    lines(1:length(vali),vali,type='b',pch=20,col=colors[(i %% length(colors))])
  }
}




# parameters
# Do not modify the variables beginning with "__"
targetmat=list(c(1470.7111652868223,1093.7750241100478),c(1504.3780473837496,1039.8322894477474),c(4643.371817631467,3157.3715543827298),c(754.846935436369,561.2339840396783),c(1616.0103406525084,1166.0812429127056),c(2778.403743577997,2137.0504668341123),c(1801.1781921856082,1345.1252132811921),c(1646.1333404234433,1221.1716953337784),c(1572.597782159102,1230.3534374039573),c(2460.340304820184,1943.0861656015854))
targetgene="CTRL"
collabel=c("S57_MNSC508_F1","S60_MNSC508_F4")

# set up color using RColorBrewer
#library(RColorBrewer)
#colors <- brewer.pal(length(targetgenelist), "Set1")

colors=c( "#E41A1C", "#377EB8", "#4DAF4A", "#984EA3", "#FF7F00",  "#A65628", "#F781BF",
          "#999999", "#66C2A5", "#FC8D62", "#8DA0CB", "#E78AC3", "#A6D854", "#FFD92F", "#E5C494", "#B3B3B3", 
          "#8DD3C7", "#FFFFB3", "#BEBADA", "#FB8072", "#80B1D3", "#FDB462", "#B3DE69", "#FCCDE5",
          "#D9D9D9", "#BC80BD", "#CCEBC5", "#FFED6F")


## code

targetmatvec=unlist(targetmat)+1
yrange=range(targetmatvec[targetmatvec>0]);
# yrange[1]=1; # set the minimum value to 1
for(i in 1:length(targetmat)){
  vali=targetmat[[i]]+1;
  if(i==1){
    plot(1:length(vali),vali,type='b',las=1,pch=20,main=paste('sgRNAs in',targetgene),ylab='Read counts',xlab='Samples',xlim=c(0.7,length(vali)+0.3),ylim = yrange,col=colors[(i %% length(colors))],xaxt='n',log='y')
    axis(1,at=1:length(vali),labels=(collabel),las=2)
    # lines(0:100,rep(1,101),col='black');
  }else{
    lines(1:length(vali),vali,type='b',pch=20,col=colors[(i %% length(colors))])
  }
}




# parameters
# Do not modify the variables beginning with "__"
targetmat=list(c(1676.2563401943783,1286.5916075838022),c(1727.6426339212671,1201.6604934346485),c(1192.5164026964235,791.9252535529203),c(778.7681411368173,542.8704998993206),c(1353.763048529075,921.6173602941956),c(657.3901714715796,479.74602316684155),c(996.7169041853464,679.44891319323),c(1991.6618672076968,1263.6372524083554),c(636.1268775156256,441.871337127354),c(870.9090816126183,580.7451859388082))
targetgene="AAVS1"
collabel=c("S57_MNSC508_F1","S60_MNSC508_F4")

# set up color using RColorBrewer
#library(RColorBrewer)
#colors <- brewer.pal(length(targetgenelist), "Set1")

colors=c( "#E41A1C", "#377EB8", "#4DAF4A", "#984EA3", "#FF7F00",  "#A65628", "#F781BF",
          "#999999", "#66C2A5", "#FC8D62", "#8DA0CB", "#E78AC3", "#A6D854", "#FFD92F", "#E5C494", "#B3B3B3", 
          "#8DD3C7", "#FFFFB3", "#BEBADA", "#FB8072", "#80B1D3", "#FDB462", "#B3DE69", "#FCCDE5",
          "#D9D9D9", "#BC80BD", "#CCEBC5", "#FFED6F")


## code

targetmatvec=unlist(targetmat)+1
yrange=range(targetmatvec[targetmatvec>0]);
# yrange[1]=1; # set the minimum value to 1
for(i in 1:length(targetmat)){
  vali=targetmat[[i]]+1;
  if(i==1){
    plot(1:length(vali),vali,type='b',las=1,pch=20,main=paste('sgRNAs in',targetgene),ylab='Read counts',xlab='Samples',xlim=c(0.7,length(vali)+0.3),ylim = yrange,col=colors[(i %% length(colors))],xaxt='n',log='y')
    axis(1,at=1:length(vali),labels=(collabel),las=2)
    # lines(0:100,rep(1,101),col='black');
  }else{
    lines(1:length(vali),vali,type='b',pch=20,col=colors[(i %% length(colors))])
  }
}




# parameters
# Do not modify the variables beginning with "__"
targetmat=list(c(1717.0109869432902,1131.6497101495354),c(2475.4018047056516,1801.9168812725866),c(1592.08913495206,1101.8090484214542),c(2682.7189207762035,2022.2786909568774),c(1526.5273119212018,1034.0937006538857),c(3860.1738235871594,2704.0230396676525))
targetgene="PROM1"
collabel=c("S57_MNSC508_F1","S60_MNSC508_F4")

# set up color using RColorBrewer
#library(RColorBrewer)
#colors <- brewer.pal(length(targetgenelist), "Set1")

colors=c( "#E41A1C", "#377EB8", "#4DAF4A", "#984EA3", "#FF7F00",  "#A65628", "#F781BF",
          "#999999", "#66C2A5", "#FC8D62", "#8DA0CB", "#E78AC3", "#A6D854", "#FFD92F", "#E5C494", "#B3B3B3", 
          "#8DD3C7", "#FFFFB3", "#BEBADA", "#FB8072", "#80B1D3", "#FDB462", "#B3DE69", "#FCCDE5",
          "#D9D9D9", "#BC80BD", "#CCEBC5", "#FFED6F")


## code

targetmatvec=unlist(targetmat)+1
yrange=range(targetmatvec[targetmatvec>0]);
# yrange[1]=1; # set the minimum value to 1
for(i in 1:length(targetmat)){
  vali=targetmat[[i]]+1;
  if(i==1){
    plot(1:length(vali),vali,type='b',las=1,pch=20,main=paste('sgRNAs in',targetgene),ylab='Read counts',xlab='Samples',xlim=c(0.7,length(vali)+0.3),ylim = yrange,col=colors[(i %% length(colors))],xaxt='n',log='y')
    axis(1,at=1:length(vali),labels=(collabel),las=2)
    # lines(0:100,rep(1,101),col='black');
  }else{
    lines(1:length(vali),vali,type='b',pch=20,col=colors[(i %% length(colors))])
  }
}




# parameters
# Do not modify the variables beginning with "__"
targetmat=list(c(1142.9020501325306,734.5393656143028),c(1924.328103013842,1257.8986636144937),c(1119.8668150135804,791.9252535529203),c(863.8213169606336,519.9161447238737),c(1274.0256961942473,856.1974480441718),c(1298.8328724761936,712.7327281976283),c(2594.121862626395,1844.3824383471635),c(1605.3786936745314,1147.7177587723481),c(1004.6906394188292,693.2215262984982),c(1518.553576687719,1007.6961922021217))
targetgene="CCR5"
collabel=c("S57_MNSC508_F1","S60_MNSC508_F4")

# set up color using RColorBrewer
#library(RColorBrewer)
#colors <- brewer.pal(length(targetgenelist), "Set1")

colors=c( "#E41A1C", "#377EB8", "#4DAF4A", "#984EA3", "#FF7F00",  "#A65628", "#F781BF",
          "#999999", "#66C2A5", "#FC8D62", "#8DA0CB", "#E78AC3", "#A6D854", "#FFD92F", "#E5C494", "#B3B3B3", 
          "#8DD3C7", "#FFFFB3", "#BEBADA", "#FB8072", "#80B1D3", "#FDB462", "#B3DE69", "#FCCDE5",
          "#D9D9D9", "#BC80BD", "#CCEBC5", "#FFED6F")


## code

targetmatvec=unlist(targetmat)+1
yrange=range(targetmatvec[targetmatvec>0]);
# yrange[1]=1; # set the minimum value to 1
for(i in 1:length(targetmat)){
  vali=targetmat[[i]]+1;
  if(i==1){
    plot(1:length(vali),vali,type='b',las=1,pch=20,main=paste('sgRNAs in',targetgene),ylab='Read counts',xlab='Samples',xlim=c(0.7,length(vali)+0.3),ylim = yrange,col=colors[(i %% length(colors))],xaxt='n',log='y')
    axis(1,at=1:length(vali),labels=(collabel),las=2)
    # lines(0:100,rep(1,101),col='black');
  }else{
    lines(1:length(vali),vali,type='b',pch=20,col=colors[(i %% length(colors))])
  }
}



dev.off()
Sweave("S8A_c0_t3_summary.Rnw");
library(tools);

texi2dvi("S8A_c0_t3_summary.tex",pdf=TRUE);
